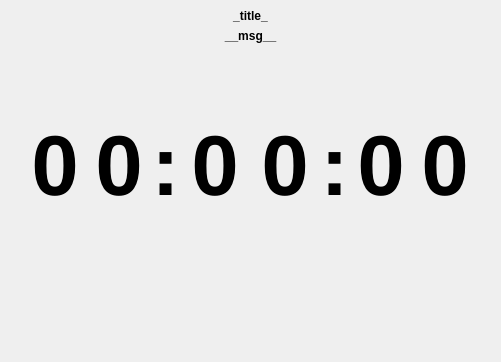
<?xml version="1.0" encoding="UTF-8"?>
<ui version="4.0">
 <class>TimeEditDialog</class>
 <widget class="QDialog" name="TimeEditDialog">
  <property name="geometry">
   <rect>
    <x>0</x>
    <y>0</y>
    <width>501</width>
    <height>362</height>
   </rect>
  </property>
  <property name="windowTitle">
   <string>Set Value</string>
  </property>
  <layout class="QVBoxLayout" name="_12">
   <property name="leftMargin">
    <number>0</number>
   </property>
   <property name="topMargin">
    <number>0</number>
   </property>
   <property name="rightMargin">
    <number>0</number>
   </property>
   <property name="bottomMargin">
    <number>0</number>
   </property>
   <item>
    <widget class="QFrame" name="topFrame">
     <property name="frameShape">
      <enum>QFrame::NoFrame</enum>
     </property>
     <property name="frameShadow">
      <enum>QFrame::Plain</enum>
     </property>
     <layout class="QVBoxLayout" name="_13">
      <item>
       <widget class="QLabel" name="titleLabel">
        <property name="sizePolicy">
         <sizepolicy hsizetype="Preferred" vsizetype="Fixed">
          <horstretch>0</horstretch>
          <verstretch>0</verstretch>
         </sizepolicy>
        </property>
        <property name="font">
         <font>
          <weight>75</weight>
          <bold>true</bold>
         </font>
        </property>
        <property name="text">
         <string>_title_</string>
        </property>
        <property name="alignment">
         <set>Qt::AlignCenter</set>
        </property>
       </widget>
      </item>
      <item>
       <widget class="QLabel" name="msgLabel">
        <property name="sizePolicy">
         <sizepolicy hsizetype="Preferred" vsizetype="Fixed">
          <horstretch>0</horstretch>
          <verstretch>0</verstretch>
         </sizepolicy>
        </property>
        <property name="font">
         <font>
          <weight>75</weight>
          <bold>true</bold>
         </font>
        </property>
        <property name="text">
         <string>__msg__</string>
        </property>
        <property name="alignment">
         <set>Qt::AlignCenter</set>
        </property>
       </widget>
      </item>
     </layout>
    </widget>
   </item>
   <item>
    <layout class="QHBoxLayout" name="_10">
     <property name="spacing">
      <number>0</number>
     </property>
     <item>
      <spacer name="horizontalSpacer">
       <property name="orientation">
        <enum>Qt::Horizontal</enum>
       </property>
       <property name="sizeHint" stdset="0">
        <size>
         <width>40</width>
         <height>20</height>
        </size>
       </property>
      </spacer>
     </item>
     <item>
      <layout class="QVBoxLayout" name="_9">
       <item>
        <widget class="QPushButton" name="incDigit_5">
         <property name="minimumSize">
          <size>
           <width>64</width>
           <height>64</height>
          </size>
         </property>
         <property name="focusPolicy">
          <enum>Qt::NoFocus</enum>
         </property>
         <property name="icon">
          <iconset resource="TouchWidgets.qrc">
           <normaloff>:/GuiPixmaps/angle-up.svg</normaloff>:/GuiPixmaps/angle-up.svg</iconset>
         </property>
         <property name="iconSize">
          <size>
           <width>36</width>
           <height>36</height>
          </size>
         </property>
         <property name="flat">
          <bool>true</bool>
         </property>
        </widget>
       </item>
       <item>
        <widget class="QLabel" name="digit_5">
         <property name="minimumSize">
          <size>
           <width>64</width>
           <height>70</height>
          </size>
         </property>
         <property name="font">
          <font>
           <pointsize>64</pointsize>
           <weight>75</weight>
           <bold>true</bold>
          </font>
         </property>
         <property name="text">
          <string>0</string>
         </property>
         <property name="alignment">
          <set>Qt::AlignCenter</set>
         </property>
        </widget>
       </item>
       <item>
        <widget class="QPushButton" name="decDigit_5">
         <property name="minimumSize">
          <size>
           <width>64</width>
           <height>64</height>
          </size>
         </property>
         <property name="focusPolicy">
          <enum>Qt::NoFocus</enum>
         </property>
         <property name="icon">
          <iconset resource="TouchWidgets.qrc">
           <normaloff>:/GuiPixmaps/angle-down.svg</normaloff>:/GuiPixmaps/angle-down.svg</iconset>
         </property>
         <property name="iconSize">
          <size>
           <width>36</width>
           <height>36</height>
          </size>
         </property>
         <property name="flat">
          <bool>true</bool>
         </property>
        </widget>
       </item>
      </layout>
     </item>
     <item>
      <layout class="QVBoxLayout" name="_8">
       <item>
        <widget class="QPushButton" name="incDigit_4">
         <property name="minimumSize">
          <size>
           <width>64</width>
           <height>64</height>
          </size>
         </property>
         <property name="focusPolicy">
          <enum>Qt::NoFocus</enum>
         </property>
         <property name="icon">
          <iconset resource="TouchWidgets.qrc">
           <normaloff>:/GuiPixmaps/angle-up.svg</normaloff>:/GuiPixmaps/angle-up.svg</iconset>
         </property>
         <property name="iconSize">
          <size>
           <width>36</width>
           <height>36</height>
          </size>
         </property>
         <property name="flat">
          <bool>true</bool>
         </property>
        </widget>
       </item>
       <item>
        <widget class="QLabel" name="digit_4">
         <property name="minimumSize">
          <size>
           <width>64</width>
           <height>70</height>
          </size>
         </property>
         <property name="font">
          <font>
           <pointsize>64</pointsize>
           <weight>75</weight>
           <bold>true</bold>
          </font>
         </property>
         <property name="text">
          <string>0</string>
         </property>
         <property name="alignment">
          <set>Qt::AlignCenter</set>
         </property>
        </widget>
       </item>
       <item>
        <widget class="QPushButton" name="decDigit_4">
         <property name="minimumSize">
          <size>
           <width>64</width>
           <height>64</height>
          </size>
         </property>
         <property name="focusPolicy">
          <enum>Qt::NoFocus</enum>
         </property>
         <property name="icon">
          <iconset resource="TouchWidgets.qrc">
           <normaloff>:/GuiPixmaps/angle-down.svg</normaloff>:/GuiPixmaps/angle-down.svg</iconset>
         </property>
         <property name="iconSize">
          <size>
           <width>36</width>
           <height>36</height>
          </size>
         </property>
         <property name="flat">
          <bool>true</bool>
         </property>
        </widget>
       </item>
      </layout>
     </item>
     <item>
      <layout class="QVBoxLayout" name="_7">
       <item>
        <widget class="QLabel" name="decimalPoint_2">
         <property name="sizePolicy">
          <sizepolicy hsizetype="Fixed" vsizetype="Fixed">
           <horstretch>0</horstretch>
           <verstretch>0</verstretch>
          </sizepolicy>
         </property>
         <property name="font">
          <font>
           <pointsize>64</pointsize>
           <weight>75</weight>
           <bold>true</bold>
          </font>
         </property>
         <property name="text">
          <string>:</string>
         </property>
         <property name="alignment">
          <set>Qt::AlignCenter</set>
         </property>
        </widget>
       </item>
      </layout>
     </item>
     <item>
      <layout class="QVBoxLayout" name="_6">
       <item>
        <widget class="QPushButton" name="incDigit_3">
         <property name="minimumSize">
          <size>
           <width>64</width>
           <height>64</height>
          </size>
         </property>
         <property name="focusPolicy">
          <enum>Qt::NoFocus</enum>
         </property>
         <property name="icon">
          <iconset resource="TouchWidgets.qrc">
           <normaloff>:/GuiPixmaps/angle-up.svg</normaloff>:/GuiPixmaps/angle-up.svg</iconset>
         </property>
         <property name="iconSize">
          <size>
           <width>36</width>
           <height>36</height>
          </size>
         </property>
         <property name="flat">
          <bool>true</bool>
         </property>
        </widget>
       </item>
       <item>
        <widget class="QLabel" name="digit_3">
         <property name="minimumSize">
          <size>
           <width>70</width>
           <height>70</height>
          </size>
         </property>
         <property name="font">
          <font>
           <pointsize>64</pointsize>
           <weight>75</weight>
           <bold>true</bold>
          </font>
         </property>
         <property name="text">
          <string>0</string>
         </property>
         <property name="alignment">
          <set>Qt::AlignCenter</set>
         </property>
        </widget>
       </item>
       <item>
        <widget class="QPushButton" name="decDigit_3">
         <property name="minimumSize">
          <size>
           <width>64</width>
           <height>64</height>
          </size>
         </property>
         <property name="focusPolicy">
          <enum>Qt::NoFocus</enum>
         </property>
         <property name="icon">
          <iconset resource="TouchWidgets.qrc">
           <normaloff>:/GuiPixmaps/angle-down.svg</normaloff>:/GuiPixmaps/angle-down.svg</iconset>
         </property>
         <property name="iconSize">
          <size>
           <width>36</width>
           <height>36</height>
          </size>
         </property>
         <property name="flat">
          <bool>true</bool>
         </property>
        </widget>
       </item>
      </layout>
     </item>
     <item>
      <layout class="QVBoxLayout" name="_5">
       <item>
        <widget class="QPushButton" name="incDigit_2">
         <property name="minimumSize">
          <size>
           <width>64</width>
           <height>64</height>
          </size>
         </property>
         <property name="focusPolicy">
          <enum>Qt::NoFocus</enum>
         </property>
         <property name="icon">
          <iconset resource="TouchWidgets.qrc">
           <normaloff>:/GuiPixmaps/angle-up.svg</normaloff>:/GuiPixmaps/angle-up.svg</iconset>
         </property>
         <property name="iconSize">
          <size>
           <width>36</width>
           <height>36</height>
          </size>
         </property>
         <property name="flat">
          <bool>true</bool>
         </property>
        </widget>
       </item>
       <item>
        <widget class="QLabel" name="digit_2">
         <property name="minimumSize">
          <size>
           <width>70</width>
           <height>70</height>
          </size>
         </property>
         <property name="font">
          <font>
           <pointsize>64</pointsize>
           <weight>75</weight>
           <bold>true</bold>
          </font>
         </property>
         <property name="text">
          <string>0</string>
         </property>
         <property name="alignment">
          <set>Qt::AlignCenter</set>
         </property>
        </widget>
       </item>
       <item>
        <widget class="QPushButton" name="decDigit_2">
         <property name="minimumSize">
          <size>
           <width>64</width>
           <height>64</height>
          </size>
         </property>
         <property name="focusPolicy">
          <enum>Qt::NoFocus</enum>
         </property>
         <property name="icon">
          <iconset resource="TouchWidgets.qrc">
           <normaloff>:/GuiPixmaps/angle-down.svg</normaloff>:/GuiPixmaps/angle-down.svg</iconset>
         </property>
         <property name="iconSize">
          <size>
           <width>36</width>
           <height>36</height>
          </size>
         </property>
         <property name="flat">
          <bool>true</bool>
         </property>
        </widget>
       </item>
      </layout>
     </item>
     <item>
      <layout class="QVBoxLayout" name="_4">
       <item>
        <widget class="QLabel" name="digitSeparator_3">
         <property name="sizePolicy">
          <sizepolicy hsizetype="Fixed" vsizetype="Fixed">
           <horstretch>0</horstretch>
           <verstretch>0</verstretch>
          </sizepolicy>
         </property>
         <property name="font">
          <font>
           <pointsize>64</pointsize>
           <weight>75</weight>
           <bold>true</bold>
          </font>
         </property>
         <property name="text">
          <string>:</string>
         </property>
         <property name="alignment">
          <set>Qt::AlignCenter</set>
         </property>
        </widget>
       </item>
      </layout>
     </item>
     <item>
      <layout class="QVBoxLayout" name="_3">
       <item>
        <widget class="QPushButton" name="incDigit_1">
         <property name="minimumSize">
          <size>
           <width>64</width>
           <height>64</height>
          </size>
         </property>
         <property name="focusPolicy">
          <enum>Qt::NoFocus</enum>
         </property>
         <property name="icon">
          <iconset resource="TouchWidgets.qrc">
           <normaloff>:/GuiPixmaps/angle-up.svg</normaloff>:/GuiPixmaps/angle-up.svg</iconset>
         </property>
         <property name="iconSize">
          <size>
           <width>36</width>
           <height>36</height>
          </size>
         </property>
         <property name="flat">
          <bool>true</bool>
         </property>
        </widget>
       </item>
       <item>
        <widget class="QLabel" name="digit_1">
         <property name="minimumSize">
          <size>
           <width>64</width>
           <height>70</height>
          </size>
         </property>
         <property name="font">
          <font>
           <pointsize>64</pointsize>
           <weight>75</weight>
           <bold>true</bold>
          </font>
         </property>
         <property name="text">
          <string>0</string>
         </property>
         <property name="alignment">
          <set>Qt::AlignCenter</set>
         </property>
        </widget>
       </item>
       <item>
        <widget class="QPushButton" name="decDigit_1">
         <property name="minimumSize">
          <size>
           <width>64</width>
           <height>64</height>
          </size>
         </property>
         <property name="focusPolicy">
          <enum>Qt::NoFocus</enum>
         </property>
         <property name="icon">
          <iconset resource="TouchWidgets.qrc">
           <normaloff>:/GuiPixmaps/angle-down.svg</normaloff>:/GuiPixmaps/angle-down.svg</iconset>
         </property>
         <property name="iconSize">
          <size>
           <width>36</width>
           <height>36</height>
          </size>
         </property>
         <property name="flat">
          <bool>true</bool>
         </property>
        </widget>
       </item>
      </layout>
     </item>
     <item>
      <layout class="QVBoxLayout" name="_2">
       <item>
        <widget class="QPushButton" name="incDigit_0">
         <property name="minimumSize">
          <size>
           <width>64</width>
           <height>64</height>
          </size>
         </property>
         <property name="focusPolicy">
          <enum>Qt::NoFocus</enum>
         </property>
         <property name="icon">
          <iconset resource="TouchWidgets.qrc">
           <normaloff>:/GuiPixmaps/angle-up.svg</normaloff>:/GuiPixmaps/angle-up.svg</iconset>
         </property>
         <property name="iconSize">
          <size>
           <width>36</width>
           <height>36</height>
          </size>
         </property>
         <property name="flat">
          <bool>true</bool>
         </property>
        </widget>
       </item>
       <item>
        <widget class="QLabel" name="digit_0">
         <property name="minimumSize">
          <size>
           <width>64</width>
           <height>70</height>
          </size>
         </property>
         <property name="font">
          <font>
           <pointsize>64</pointsize>
           <weight>75</weight>
           <bold>true</bold>
          </font>
         </property>
         <property name="text">
          <string>0</string>
         </property>
         <property name="alignment">
          <set>Qt::AlignCenter</set>
         </property>
        </widget>
       </item>
       <item>
        <widget class="QPushButton" name="decDigit_0">
         <property name="minimumSize">
          <size>
           <width>64</width>
           <height>64</height>
          </size>
         </property>
         <property name="focusPolicy">
          <enum>Qt::NoFocus</enum>
         </property>
         <property name="icon">
          <iconset resource="TouchWidgets.qrc">
           <normaloff>:/GuiPixmaps/angle-down.svg</normaloff>:/GuiPixmaps/angle-down.svg</iconset>
         </property>
         <property name="iconSize">
          <size>
           <width>36</width>
           <height>36</height>
          </size>
         </property>
         <property name="flat">
          <bool>true</bool>
         </property>
        </widget>
       </item>
      </layout>
     </item>
     <item>
      <spacer name="horizontalSpacer_2">
       <property name="orientation">
        <enum>Qt::Horizontal</enum>
       </property>
       <property name="sizeHint" stdset="0">
        <size>
         <width>40</width>
         <height>20</height>
        </size>
       </property>
      </spacer>
     </item>
    </layout>
   </item>
   <item>
    <widget class="QFrame" name="bottomFrame">
     <layout class="QHBoxLayout" name="_11">
      <item>
       <spacer name="horizontalSpacer_3">
        <property name="orientation">
         <enum>Qt::Horizontal</enum>
        </property>
        <property name="sizeHint" stdset="0">
         <size>
          <width>40</width>
          <height>20</height>
         </size>
        </property>
       </spacer>
      </item>
      <item>
       <widget class="QPushButton" name="cancelButton">
        <property name="sizePolicy">
         <sizepolicy hsizetype="Fixed" vsizetype="Fixed">
          <horstretch>0</horstretch>
          <verstretch>0</verstretch>
         </sizepolicy>
        </property>
        <property name="minimumSize">
         <size>
          <width>64</width>
          <height>64</height>
         </size>
        </property>
        <property name="focusPolicy">
         <enum>Qt::NoFocus</enum>
        </property>
        <property name="icon">
         <iconset resource="TouchWidgets.qrc">
          <normaloff>:/GuiPixmaps/close.svg</normaloff>:/GuiPixmaps/close.svg</iconset>
        </property>
        <property name="iconSize">
         <size>
          <width>36</width>
          <height>36</height>
         </size>
        </property>
        <property name="flat">
         <bool>true</bool>
        </property>
       </widget>
      </item>
      <item>
       <widget class="QPushButton" name="okButton">
        <property name="sizePolicy">
         <sizepolicy hsizetype="Fixed" vsizetype="Fixed">
          <horstretch>0</horstretch>
          <verstretch>0</verstretch>
         </sizepolicy>
        </property>
        <property name="minimumSize">
         <size>
          <width>64</width>
          <height>64</height>
         </size>
        </property>
        <property name="focusPolicy">
         <enum>Qt::NoFocus</enum>
        </property>
        <property name="icon">
         <iconset resource="TouchWidgets.qrc">
          <normaloff>:/GuiPixmaps/check.svg</normaloff>:/GuiPixmaps/check.svg</iconset>
        </property>
        <property name="iconSize">
         <size>
          <width>36</width>
          <height>36</height>
         </size>
        </property>
        <property name="flat">
         <bool>true</bool>
        </property>
       </widget>
      </item>
     </layout>
    </widget>
   </item>
  </layout>
 </widget>
 <resources>
  <include location="TouchWidgets.qrc"/>
 </resources>
 <connections/>
</ui>
